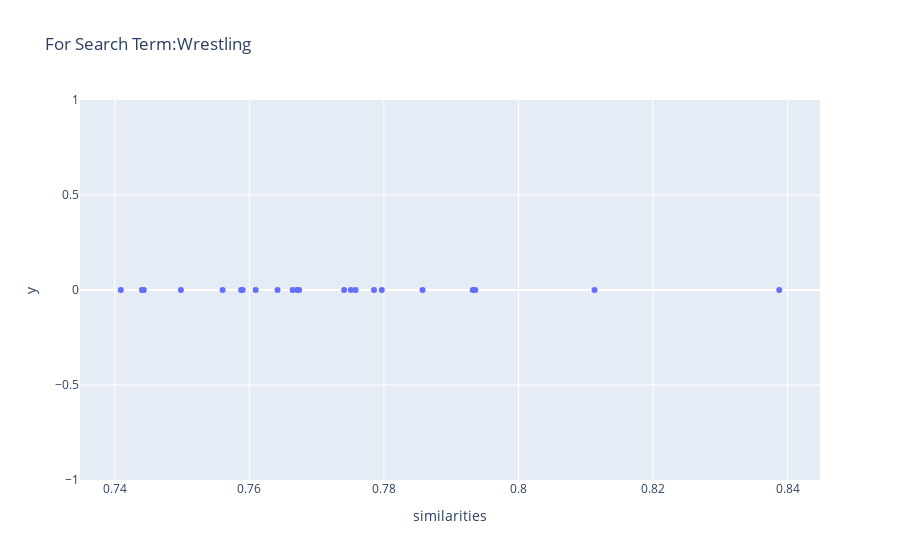

Source (notebook cell):
### Markdown cell above
# This ONE

### Code cell
res = calculate_similarity(df, wrestling)

### Figure 1 — Plotly figure (JSON) as saved in the notebook; plotly's stock layout.template omitted (floating-point values rounded to 4 significant figures)
{"data": [{"hovertemplate": "<b>%{hovertext}</b><br><br>similarities=%{x}<br>y=%{y}<extra></extra>", "hovertext": ["John Cena", "Programming", "Meat", "Cheese", "Cyberpunk", "Stan Winston", "Meth", "Porsche", "France", "Winnie the Poo", "Feng Shui", "Red", "Ellen Ripley", "T800", "Germany", "REST API", "Goodman", "Methane", "Lidl", "Moon", "Qi", "Aldi"], "legendgroup": "", "marker": {"color": "#636efa", "symbol": "circle"}, "mode": "markers", "name": "", "orientation": "v", "showlegend": false, "type": "scatter", "x": [0.8388, 0.8113, 0.7936, 0.7932, 0.7857, 0.7797, 0.7785, 0.7758, 0.7751, 0.7741, 0.7674, 0.7671, 0.7664, 0.7642, 0.7609, 0.759, 0.7588, 0.756, 0.7498, 0.7443, 0.744, 0.7409], "xaxis": "x", "y": [0, 0, 0, 0, 0, 0, 0, 0, 0, 0, 0, 0, 0, 0, 0, 0, 0, 0, 0, 0, 0, 0], "yaxis": "y"}], "layout": {"legend": {"tracegroupgap": 0}, "title": {"text": "For Search Term:Wrestling"}, "xaxis": {"anchor": "y", "domain": [0, 1], "title": {"text": "similarities"}}, "yaxis": {"anchor": "x", "domain": [0, 1], "title": {"text": "y"}}}}
